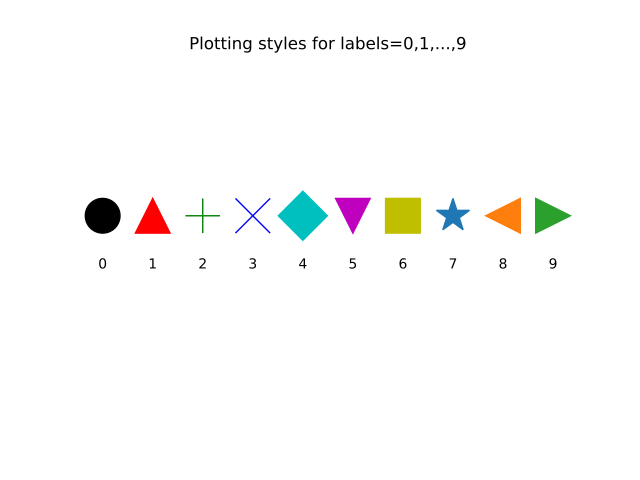

The script that drew this image:
# Here are the first 10 plotting styles:

ncol = len(genieclust.plots.col)
nmrk = len(genieclust.plots.mrk)
mrk_recycled = np.tile(
    genieclust.plots.mrk,
    int(np.ceil(ncol/nmrk)))[:ncol]
for i in range(10):                               # doctest: +SKIP
    plt.text(                                     # doctest: +SKIP
        i, 0, i, horizontalalignment="center")    # doctest: +SKIP
    plt.plot(                                     # doctest: +SKIP
        i, 1, marker=mrk_recycled[i],             # doctest: +SKIP
        color=genieclust.plots.col[i],            # doctest: +SKIP
        markersize=25)                            # doctest: +SKIP
plt.title("Plotting styles for labels=0,1,...,9") # doctest: +SKIP
plt.ylim(-3,4)                                    # doctest: +SKIP
plt.axis("off")                                   # doctest: +SKIP
plt.show()                                        # doctest: +SKIP
